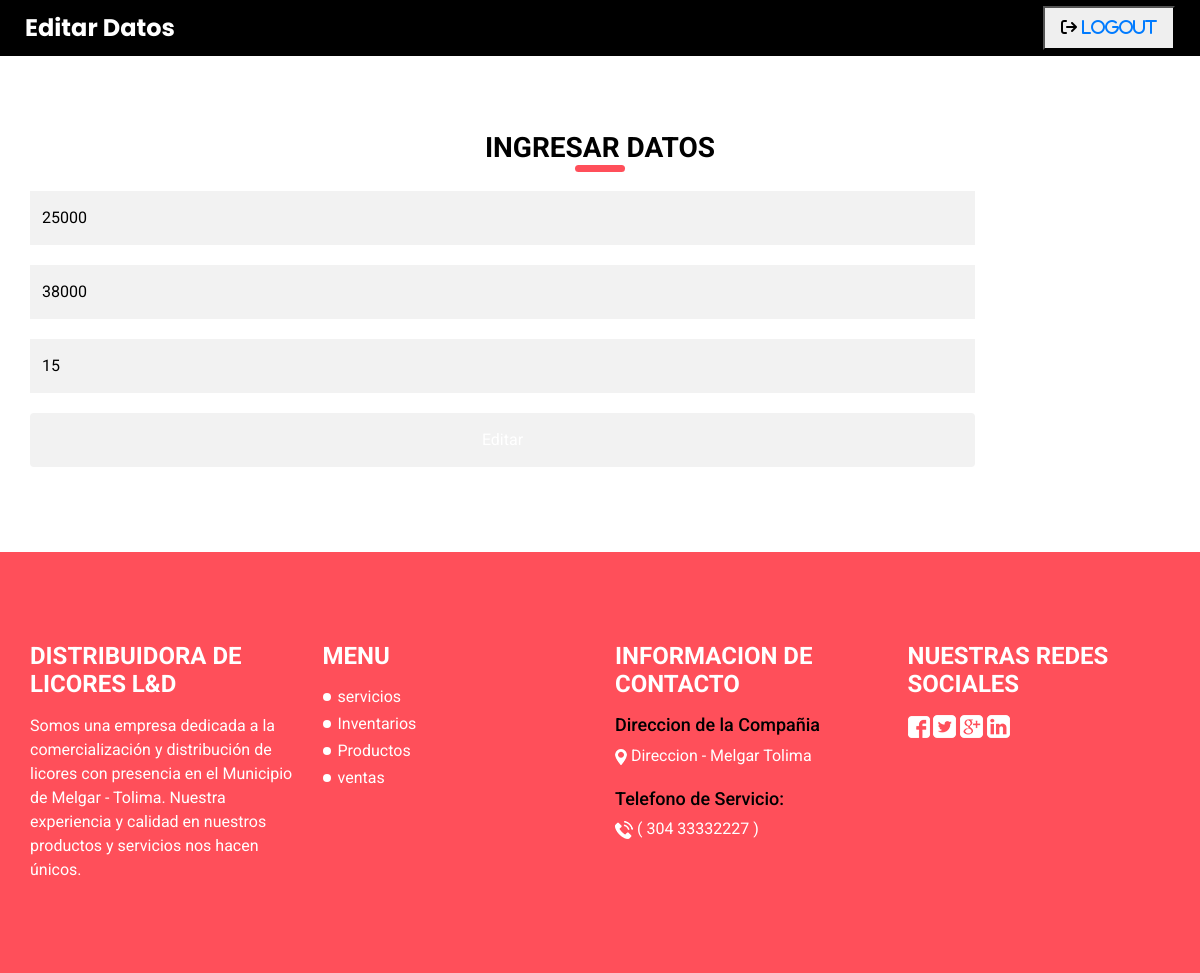
Before: /producto_Editar.php?ProCodigo=25479 with the older database file.
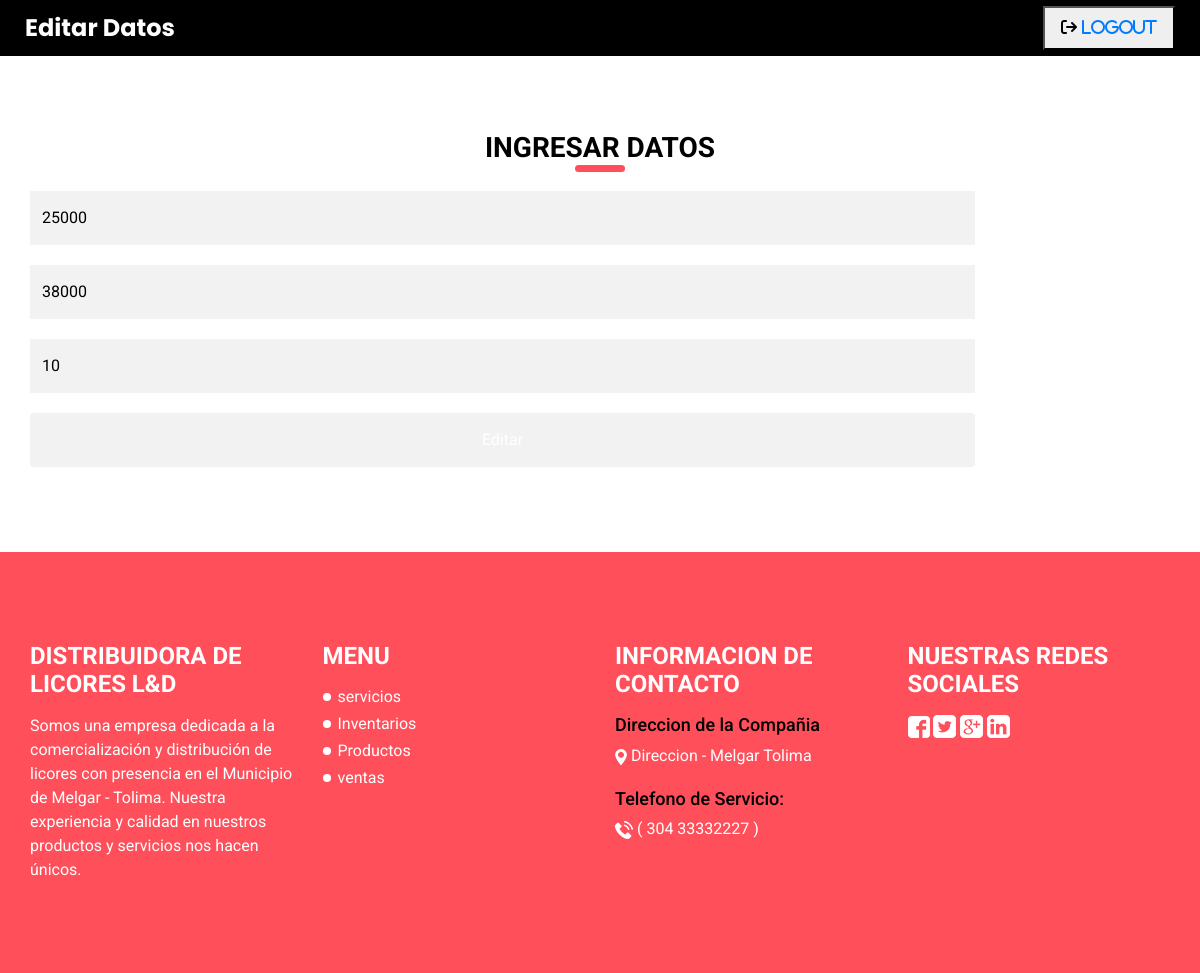
After: the same page with the newer database file.
### tables this page shows
CREATE TABLE `producto` (
  `ProCodigo` int(20) NOT NULL,
  `ProDescripcion` varchar(70) DEFAULT NULL,
  `ProProveedor` varchar(30) DEFAULT NULL,
  `ProPrecio` int(30) DEFAULT NULL,
  `ProVenta` int(30) DEFAULT NULL,
  `ProExistencia` int(30) DEFAULT NULL
);

### producto_Editar.php (the view, shortened to what the changed rows need)
<!DOCTYPE html>
<html>
<head>
  <link rel="stylesheet" type="text/css"
    href="https://cdnjs.cloudflare.com/ajax/libs/OwlCarousel2/2.1.3/assets/owl.carousel.min.css" />
  <link rel="stylesheet" type="text/css" href="css/bootstrap.css" />
  <link href="css/style.css" rel="stylesheet" />
  <link href="css/responsive.css" rel="stylesheet" />
</head>
<body>
      <?php
      $usuario = "root";
      $nombre_base_de_datos = "distribuidora";
      $ProCodigo = $_GET['ProCodigo'];
      try{
        $base_de_datos = new PDO('mysql:host=localhost;dbname=' . $nombre_base_de_datos, $usuario);
      }catch(Exception $e){
          echo "Ocurrió algo con la base de datos: " . $e->getMessage();
      }
      $sentencia = $base_de_datos->prepare("SELECT * FROM producto WHERE ProCodigo = ?;");
      $sentencia->execute([$ProCodigo]);
      $producto = $sentencia->fetch(PDO::FETCH_OBJ);
      ?>
    <section class="contact_section layout_padding">
        <div class="container mt-10">
            <div class="row ">
               <div class="col-md-10 mx auto">
                     <form action="producto_editarProceso.php" method="POST" name="formulario">
                       <div>
                         <input type="text" placeholder="Precio" id="ProPrecio" name="ProPrecio"
                         value="<?php echo $producto->ProPrecio; ?>">
                       </div>
                        <div>
                         <input type="text" placeholder="Venta" id="Proventa" name="ProVenta"
                          value="<?php echo $producto->ProVenta; ?>">
                        </div>
                         <div>
                            <input type="text" placeholder="Existencia" id="ProExistencia" name="ProExistencia"
                             value="<?php echo $producto->ProExistencia; ?>">
                          </div>
                      </form>
                  </div>
                </div>
             </div>
   </section>
</body>
</html>

Changed rows visible on the page:
changed producto: ProExistencia "15" → "10"
